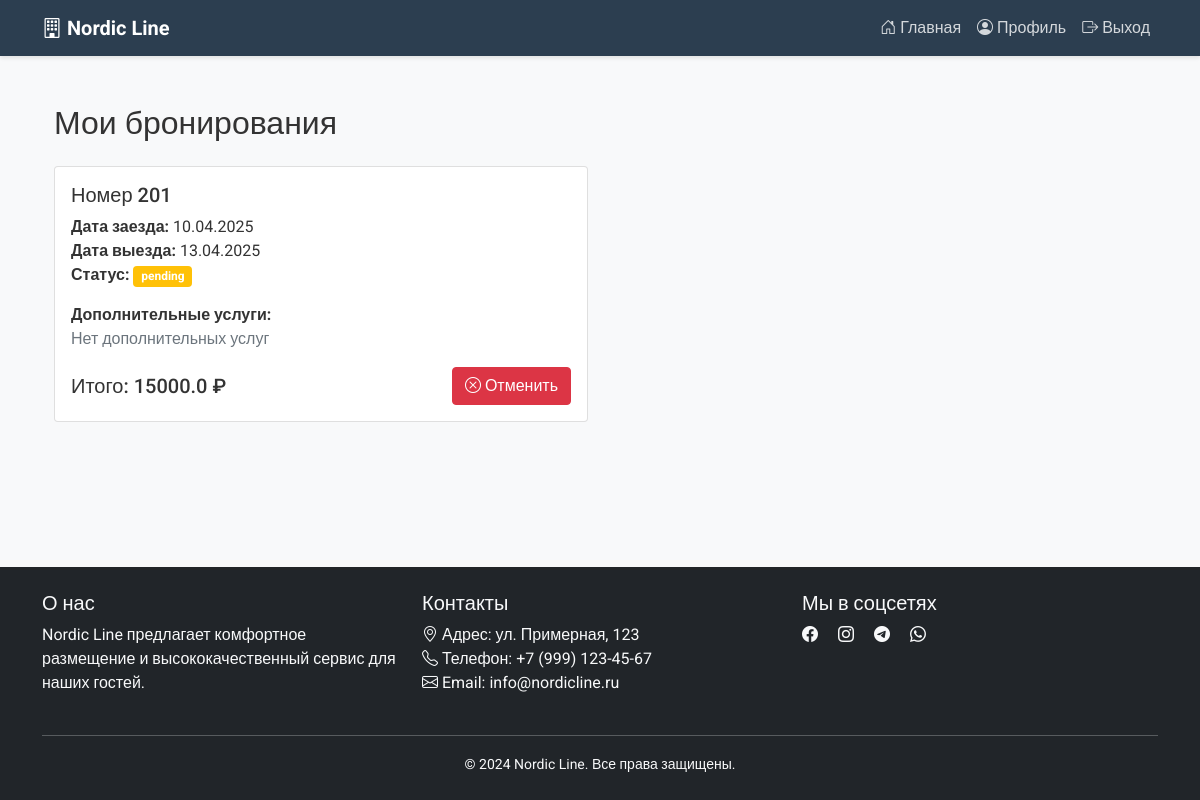
/my_bookings (signed in), run on the app's committed database.
### models.py (models this page shows, shortened)
class Booking(db.Model):
    id = db.Column(db.Integer, primary_key=True)
    user_id = db.Column(db.Integer, db.ForeignKey('user.id'), nullable=False)
    room_id = db.Column(db.Integer, db.ForeignKey('room.id'), nullable=False)
    check_in = db.Column(db.Date, nullable=False)
    check_out = db.Column(db.Date, nullable=False)
    status = db.Column(db.String(20), default='pending')  # pending, confirmed, cancelled
    total_price = db.Column(db.Float, nullable=False)
    created_at = db.Column(db.DateTime, default=datetime.utcnow)
    user = db.relationship('User', backref='bookings')
    room = db.relationship('Room', back_populates='bookings')

class Room(db.Model):
    id = db.Column(db.Integer, primary_key=True)
    number = db.Column(db.String(10), unique=True, nullable=False)
    type = db.Column(db.String(50), nullable=False)
    price = db.Column(db.Float, nullable=False)
    capacity = db.Column(db.Integer, nullable=False)
    description = db.Column(db.Text)
    images = db.Column(db.String(1000))  # Храним список изображений как строку
    tags = db.Column(db.String(500))  # Храним теги как строку, разделенную запятыми
    bookings = db.relationship('Booking', back_populates='room', lazy=True)

### app.py (the view)
@app.route('/my_bookings')
@login_required
def my_bookings():
    bookings = Booking.query.filter_by(user_id=current_user.id).order_by(Booking.created_at.desc()).all()
    return render_template('my_bookings.html', bookings=bookings)

### app.py (called while the page is built)
@login_manager.user_loader
def load_user(user_id):
    return User.query.get(int(user_id))

### templates/my_bookings.html (shortened to what this page needs)
{% extends "base.html" %}
{% block content %}
<div class="container mt-4 mb-5">
    <h2 class="mb-4">Мои бронирования</h2>
    {% if bookings %}
        <div class="row">
            {% for booking in bookings %}
            <div class="col-md-6 mb-4">
                <div class="card h-100">
                    <div class="card-body">
                        <h5 class="card-title">Номер {{ booking.room.number }}</h5>
                        <p class="card-text">
                            <strong>Дата заезда:</strong> {{ booking.check_in.strftime('%d.%m.%Y') }}<br>
                            <strong>Дата выезда:</strong> {{ booking.check_out.strftime('%d.%m.%Y') }}<br>
                            <strong>Статус:</strong>
                            <span class="badge {% if booking.status == 'confirmed' %}bg-success{% elif booking.status == 'pending' %}bg-warning{% else %}bg-danger{% endif %}">
                                {{ booking.status }}
                            </span>
                        </p>
                        <div class="mb-3">
                            <strong>Дополнительные услуги:</strong>
                            {% if booking.services %}
                                <ul class="list-unstyled">
                                    {% for service in booking.services %}
                                        <li>{{ service.name }} - {{ service.price }} ₽</li>
                                    {% endfor %}
                                </ul>
                            {% else %}
                                <p class="text-muted">Нет дополнительных услуг</p>
                            {% endif %}
                        </div>
                        <div class="d-flex justify-content-between align-items-center">
                            <h5 class="mb-0">Итого: {{ booking.total_price }} ₽</h5>
                            {% if booking.status == 'pending' %}
                                <form action="{{ url_for('delete_booking', booking_id=booking.id) }}" method="POST" style="display: inline;">
                                    <button type="submit" class="btn btn-danger" onclick="return confirm('Вы уверены, что хотите отменить это бронирование?')">
                                        <i class="bi bi-x-circle"></i> Отменить
                                    </button>
                                </form>
                            {% endif %}
                        </div>
                    </div>
                </div>
            </div>
            {% endfor %}
        </div>
    {% else %}
        <div class="alert alert-info">
            У вас пока нет бронирований.
        </div>
    {% endif %}
</div>
{% endblock %}

### static/css/style.css (style rules this page uses)
:root { --primary-color: #2c3e50; --secondary-color: #3498db; --accent-color: #e74c3c; --light-bg: #f8f9fa; --dark-bg: #2c3e50; }
body { font-family: 'Roboto', sans-serif; background-color: var(--light-bg); color: #333; min-height: 100vh; display: flex; flex-direction: column; }

### data on the page
Booking: room.number "201", check_in "10.04.2025", check_out "13.04.2025", status "pending", total_price "15000.0"
